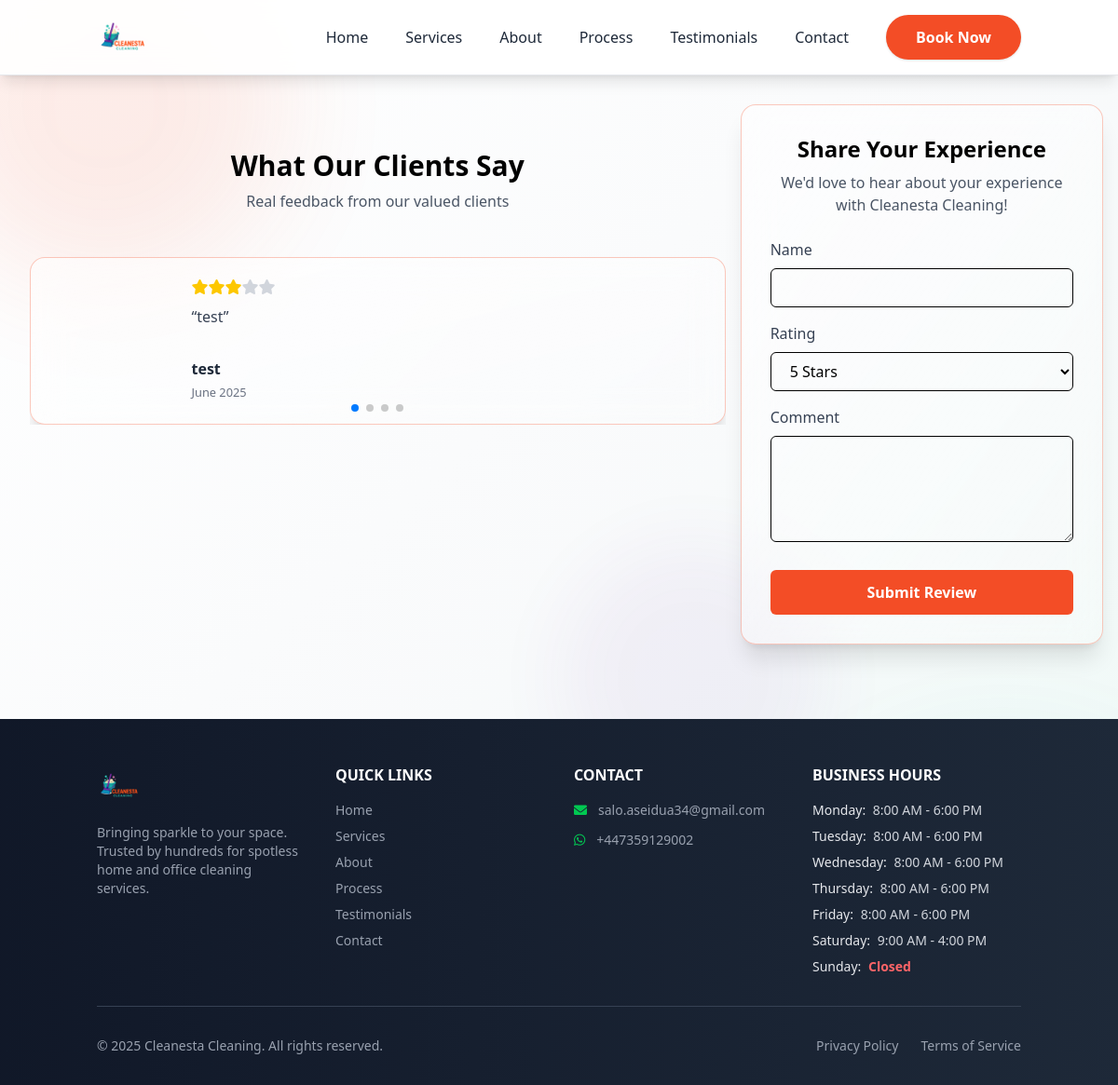
The page /index.php?page=testimonials on the database its author committed.
### tables this page shows
CREATE TABLE `reviews` (
  `id` int(11) NOT NULL,
  `name` varchar(100) DEFAULT NULL,
  `admin_id` int(11) DEFAULT NULL,
  `booking_id` int(11) NOT NULL,
  `rating` int(11) NOT NULL CHECK (`rating` >= 1 and `rating` <= 5),
  `comment` text DEFAULT NULL,
  `created_at` timestamp NOT NULL DEFAULT current_timestamp(),
  `updated_at` timestamp NOT NULL DEFAULT current_timestamp() ON UPDATE current_timestamp(),
  `created_by_admin` int(11) DEFAULT NULL,
  `updated_by_admin` int(11) DEFAULT NULL,
  `deleted_by_admin` int(11) DEFAULT NULL
);

CREATE TABLE `contact_info` (
  `id` int(11) NOT NULL,
  `whatsapp_link` varchar(255) DEFAULT NULL,
  `email` varchar(255) DEFAULT NULL,
  `created_at` timestamp NOT NULL DEFAULT current_timestamp(),
  `updated_at` timestamp NOT NULL DEFAULT current_timestamp() ON UPDATE current_timestamp()
);

CREATE TABLE `business_hours` (
  `id` int(11) NOT NULL,
  `day` varchar(20) NOT NULL,
  `open_time` time DEFAULT NULL,
  `close_time` time DEFAULT NULL,
  `is_closed` tinyint(1) DEFAULT 0,
  `created_at` timestamp NOT NULL DEFAULT current_timestamp(),
  `updated_at` timestamp NOT NULL DEFAULT current_timestamp() ON UPDATE current_timestamp()
);

### app/views/testimonials/index.php (called while the page is built)
<?php require_once __DIR__ . '/../components/_testimonials.php'; ?>

### app/controllers/Controller.php (called while the page is built, shortened)
<?php
abstract class Controller {
    protected function render($view, $data = []) {
        extract($data);
        require_once __DIR__ . "/../../app/views/{$view}.php";
        require_once __DIR__ . "/../../app/views/templates/index.php";
    }
}

### app/controllers/TestimonialsController.php (called while the page is built, shortened)
<?php
class TestimonialsController extends Controller {
    public function index() {
        $reviewModel = new Review();
        $reviews = $reviewModel->getAllReviews();
        $this->render('testimonials/index', [
            'reviews' => $reviews
        ]);
    }
}

### app/routers/index.php (called while the page is built, shortened)
<?php
$uri = parse_url($_SERVER['REQUEST_URI'], PHP_URL_PATH);
$uri = trim($uri, '/');
$uri = str_replace('public/', '', $uri);
$uri = trim($uri, '/');
if (isset($_GET['page'])) {
    $uri = $_GET['page'];
}
try {
    switch ($uri) {
        case 'testimonials':
            $method = 'index';
            break;
    }
    $controllerInstance = new $controller();
    $controllerInstance->$method();
} catch (\Exception $e) {
    error_log("Error in router: " . $e->getMessage());
    echo "<pre>Error: " . $e->getMessage() . "\n" . $e->getTraceAsString() . "</pre>";
    header("HTTP/1.0 500 Internal Server Error");
    require_once __DIR__ . '/../views/errors/500.php';
}

### index.php (called while the page is built, shortened)
<?php
require_once __DIR__ . '/core/init.php';
require_once __DIR__ . '/app/routers/index.php';

### core/init.php (called while the page is built, shortened)
<?php
spl_autoload_register(function ($class) {
    $class = str_replace('\\', DIRECTORY_SEPARATOR, $class);
    $file = __DIR__ . '/../' . $class . '.php';
});

### app/models/Model.php (called while the page is built, shortened)
<?php
abstract class Model {
    public function __construct() {
        global $connexion;
        $this->connexion = $connexion;
    }
}

### app/models/Review.php (called while the page is built, shortened)
<?php
class Review extends Model {
    protected $table = 'reviews';
    public function getAllReviews() {
        $sql = "SELECT * FROM {$this->table} ORDER BY created_at DESC";
        return $this->connexion->query($sql)->fetchAll(PDO::FETCH_ASSOC);
    }
}

### app/views/components/_testimonials.php (the view, shortened to what this page needs)
<main class="flex flex-col lg:flex-row items-center lg:items-start relative">
    <div id="testimonials" class="py-12 flex-1 w-full lg:w-2/3">
        <div class="container mx-auto px-4">
            <div class="mb-12 text-center">
                <h2 class="text-3xl font-bold mb-2">What Our Clients Say</h2>
                <p class="text-gray-600">Real feedback from our valued clients</p>
            </div>
            <div class="swiper testimonials-swiper">
                <div class="swiper-wrapper">
                    <?php
                    $items = isset($testimonials) ? $testimonials : (isset($reviews) ? $reviews : []);
                    foreach ($items as $item):
                    ?>
                        <div class="swiper-slide">
                            <div class="relative group h-full flex flex-col items-center">
                                <div class="absolute inset-0 z-0 bg-gradient-to-br from-[var(--color-neutral)]/60 to-[var(--color-neutral)]/20 rounded-2xl border border-[var(--color-primary)]/30 group-hover:border-[var(--color-accent)]/60 backdrop-blur-lg transition-all duration-300 shadow-xl group-hover:shadow-2xl"></div>
                                <div class="relative z-10 p-6 flex flex-col h-full w-full max-w-md mx-auto ">
                                    <div class="flex items-center mb-3">
                                        <?php for ($i = 0; $i < 5; $i++): ?>
                                            <i class="fas fa-star <?php echo $i < $item['rating'] ? 'text-yellow-400' : 'text-gray-300'; ?>"></i>
                                        <?php endfor; ?>
                                    </div>
                                    <p class="text-gray-700 mb-4 flex-1">“<?php echo $item['comment']; ?>”</p>
                                    <div class="flex items-center mt-4">
                                        <div>
                                            <h6 class="font-semibold text-gray-800"><?php echo !empty($item['name']) ? $item['name'] : 'Anonymous'; ?></h6>
                                            <small class="text-gray-500"><?php echo date('F Y', strtotime($item['created_at'])); ?></small>
                                        </div>
                                    </div>
                                </div>
                            </div>
                        </div>
                    <?php endforeach; ?>
                </div>
                <div class="swiper-pagination mt-6"></div>
            </div>
        </div>
    </div>
    <aside class="w-full lg:w-1/3 lg:sticky lg:top-24 flex-shrink-0 z-20">
        <?php require_once __DIR__ . '/_review-form.php'; ?>
    </aside>
</main>
<link rel="stylesheet" href="https://cdn.jsdelivr.net/npm/swiper@11/swiper-bundle.min.css" />

### app/views/templates/partials/_footer.php (shortened to what this page needs)
<?php
global $connexion;
if ($connexion) {
    $settings = $connexion->query("SELECT setting_key, setting_value FROM settings")->fetchAll(PDO::FETCH_KEY_PAIR);
    $contact = $connexion->query("SELECT * FROM contact_info LIMIT 1")->fetch(PDO::FETCH_ASSOC);
    $hours = $connexion->query("SELECT * FROM business_hours ORDER BY id ASC")->fetchAll(PDO::FETCH_ASSOC);
} else {
    $settings = [];
    $contact = [];
    $hours = [];
}
?>
<footer class="bg-gradient-to-r from-gray-900 to-gray-800 text-gray-300 pt-12 pb-8">
    <div class="container mx-auto px-4">
        <div class="grid grid-cols-1 md:grid-cols-2 lg:grid-cols-4 gap-8">
            <div class="space-y-4">
                <img src="<?php echo $settings['cleanesta-logo'] ?? '/assets/images/logo/cleanesta-logo.png'; ?>" alt="Cleanesta Cleaning Logo" class="h-12">
                <p class="text-gray-400 text-sm">
                    <?php echo $settings['cleanesta-description'] ?? 'Bringing sparkle to your space. Trusted by hundreds for spotless home and office cleaning services.'; ?>
                </p>
            </div>
            <div>
                <h6 class="text-white font-bold uppercase mb-4">Quick Links</h6>
                <ul class="space-y-2 text-sm">
                    <li><a href="./index.php?page=home" class="text-gray-400 hover:text-green-500 transition-colors duration-300 hover:pl-2 block">Home</a></li>
                    <li><a href="./index.php?page=services" class="text-gray-400 hover:text-green-500 transition-colors duration-300 hover:pl-2 block">Services</a></li>
                    <li><a href="./index.php?page=about" class="text-gray-400 hover:text-green-500 transition-colors duration-300 hover:pl-2 block">About</a></li>
                    <li><a href="./index.php?page=process" class="text-gray-400 hover:text-green-500 transition-colors duration-300 hover:pl-2 block">Process</a></li>
                    <li><a href="./index.php?page=testimonials" class="text-gray-400 hover:text-green-500 transition-colors duration-300 hover:pl-2 block">Testimonials</a></li>
                    <li><a href="./index.php?page=contact" class="text-gray-400 hover:text-green-500 transition-colors duration-300 hover:pl-2 block">Contact</a></li>
                </ul>
            </div>
            <div>
                <h6 class="text-white font-bold uppercase mb-4">Contact</h6>
                <ul class="space-y-3 text-sm text-gray-400">
                    <?php if (!empty($contact['email'])): ?>
                    <li class="flex items-center">
                        <i class="fas fa-envelope mr-3 text-green-500"></i>
                        <a href="mailto:<?php echo $contact['email']; ?>" class="hover:text-green-500 transition-colors duration-300"><?php echo $contact['email']; ?></a>
                    </li>
                    <?php endif; ?>
                    <?php if (!empty($contact['whatsapp_link'])): ?>
                    <li class="flex items-center">
                        <i class="fab fa-whatsapp mr-3 text-green-500"></i>
                        <a href="<?php echo $contact['whatsapp_link']; ?>" target="_blank" class="hover:text-green-500 transition-colors duration-300">
                            <?php echo preg_replace('/^https:\/\/wa\.me\//', '+', $contact['whatsapp_link']); ?>
                        </a>
                    </li>
                    <?php endif; ?>
                </ul>
            </div>
            <div>
                <h6 class="text-white font-bold uppercase mb-4">Business Hours</h6>
                <ul class="space-y-2 text-sm">
                    <?php if (!empty($hours)): ?>
                        <?php foreach ($hours as $hour): ?>
                            <li>
                                <span class="font-medium text-gray-200"><?php echo $hour['day']; ?>:</span>
                                <?php if ($hour['is_closed']): ?>
                                    <span class="text-red-400 font-semibold ml-1">Closed</span>
                                <?php else: ?>
                                    <span class="ml-1"><?php echo date('g:i A', strtotime($hour['open_time'])) . ' - ' . date('g:i A', strtotime($hour['close_time'])); ?></span>
                                <?php endif; ?>
                            </li>
                        <?php endforeach; ?>
                    <?php else: ?>
                        <li>Not available</li>
                    <?php endif; ?>
                </ul>
            </div>
        </div>
        <hr class="border-gray-700 my-8">
        <div class="flex flex-col md:flex-row justify-between items-center">
            <p class="text-sm text-gray-400 mb-4 md:mb-0">&copy; <?php echo date('Y'); ?> Cleanesta Cleaning. All rights reserved.</p>
            <div class="flex space-x-6">
                <a href="./index.php?page=privacy" class="text-sm text-gray-400 hover:text-green-500 transition-colors duration-300">Privacy Policy</a>
                <a href="./index.php?page=terms" class="text-sm text-gray-400 hover:text-green-500 transition-colors duration-300">Terms of Service</a>
            </div>
        </div>
    </div>
</footer>

### assets/css/theme.css (style rules this page uses)
:root { --color-primary: #f34d26; --color-secondary: #00bda4; --color-accent: #7d2ea8; --color-neutral: #ffffff; --color-dark: #1f1f1f; }

### app/views/templates/partials/_head.php (style rules this page uses)
:root { --color-primary: #f34d26; --color-secondary: #00bda4; --color-accent: #7d2ea8; --color-neutral: #ffffff; --color-dark: #1f1f1f; }

### rows shown on the page
reviews: rating 3 (drawn), comment "test", name "test", created_at "June 2025"
contact_info: email "salo.aseidua34@gmail.com", whatsapp_link "+447359129002"
business_hours: day "Monday", open_time "8:00 AM", close_time "6:00 PM"
business_hours: day "Tuesday", open_time "8:00 AM", close_time "6:00 PM"
business_hours: day "Wednesday", open_time "8:00 AM", close_time "6:00 PM"
business_hours: day "Thursday", open_time "8:00 AM", close_time "6:00 PM"
business_hours: day "Friday", open_time "8:00 AM", close_time "6:00 PM"
business_hours: day "Saturday", open_time "9:00 AM", close_time "4:00 PM"
business_hours: day "Sunday", is_closed "Closed"

### other values the page prints
$settings['cleanesta-description'] "Bringing sparkle to your space. Trusted by hundreds for spotless home and office cleaning services."
